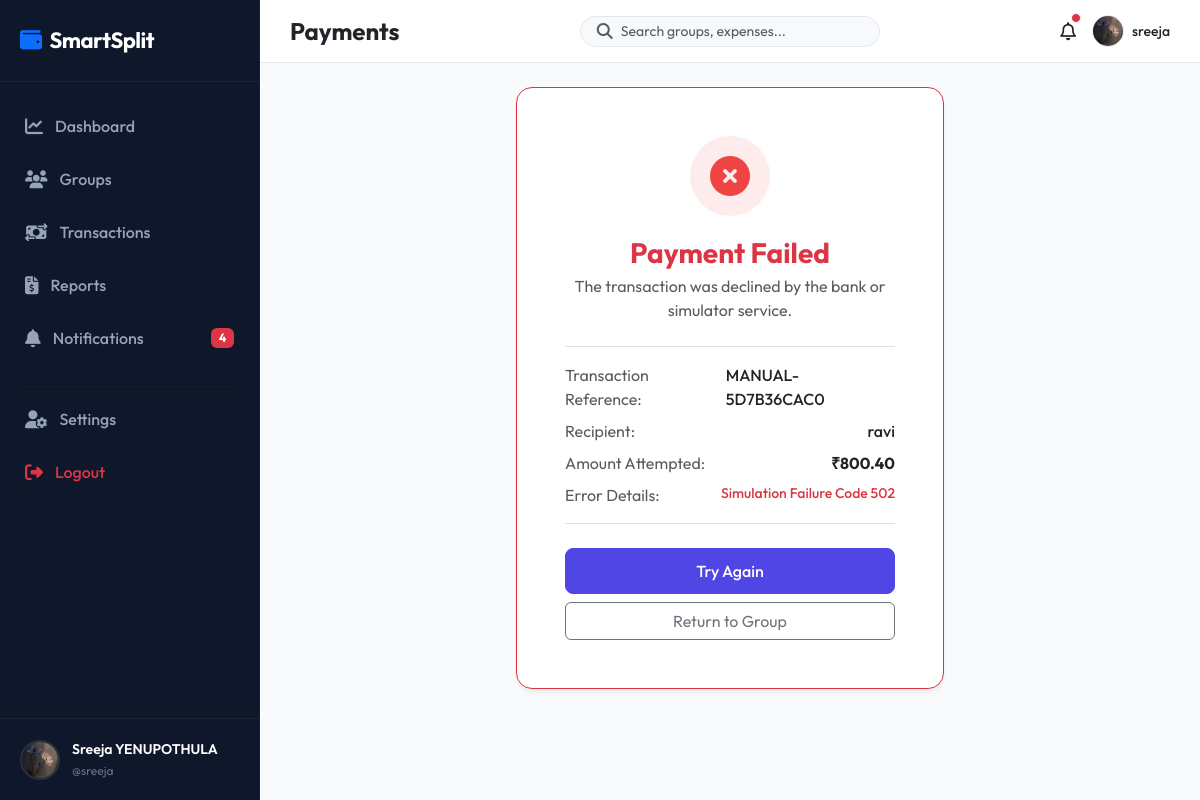
Screenshot of /payments/failed/4/ (signed in) with the database file from the repository.
### accounts/models.py (models this page shows, shortened)
class Profile(models.Model):
    user = models.OneToOneField(User, on_delete=models.CASCADE, related_name='profile')
    profile_picture = models.ImageField(upload_to='profiles/', default='profiles/default.png', blank=True)
    phone_number = models.CharField(max_length=15, blank=True)
    upi_id = models.CharField(max_length=50, blank=True)

### payments/models.py (models this page shows, shortened)
class Payment(models.Model):
    METHOD_CHOICES = [
        ('CASH', 'Cash'),
        ('UPI', 'UPI (Generic)'),
        ('PHONEPE', 'PhonePe'),
        ('GPAY', 'Google Pay'),
        ('PAYTM', 'Paytm'),
        ('DEBIT', 'Debit Card'),
        ('CREDIT', 'Credit Card'),
        ('BANK', 'Bank Transfer'),
    ]
    STATUS_CHOICES = [
        ('PENDING', 'Pending'),
        ('SUCCESS', 'Success'),
        ('FAILED', 'Failed'),
        ('REJECTED', 'Rejected'),
    ]
    group = models.ForeignKey(Group, on_delete=models.SET_NULL, null=True, blank=True, related_name='payments')
    amount = models.DecimalField(max_digits=10, decimal_places=2)
    paid_by = models.ForeignKey(User, on_delete=models.CASCADE, related_name='payments_sent')
    paid_to = models.ForeignKey(User, on_delete=models.CASCADE, null=True, blank=True, related_name='payments_received')
    payment_method = models.CharField(max_length=20, choices=METHOD_CHOICES, default='CASH')
    date = models.DateField(default=timezone.now)
    notes = models.TextField(blank=True)
    status = models.CharField(max_length=15, choices=STATUS_CHOICES, default='PENDING')
    transaction_id = models.CharField(max_length=100, unique=True, blank=True, null=True)
    created_at = models.DateTimeField(auto_now_add=True)

### payments/views.py (the view)
# urls.py: path('failed/<int:payment_id>/', views.payment_failed_view, name='failed'),
@login_required
def payment_failed_view(request, payment_id):
    payment = get_object_or_404(Payment, id=payment_id, paid_by=request.user)
    return render(request, 'payments/failed.html', {'payment': payment})

### notifications/context_processors.py (called while the page is built)
def unread_notifications_count(request):
    if request.user.is_authenticated:
        count = Notification.objects.filter(user=request.user, is_read=False).count()
        return {'unread_notifications_count': count}
    return {'unread_notifications_count': 0}

### templates/payments/failed.html (shortened to what this page needs)
{% extends 'base.html' %}
{% block content %}
<div class="row justify-content-center">
    <div class="col-lg-6">
        <div class="premium-card text-center p-5 bg-white border-danger">
            <div class="failed-icon-box">
                <i class="fa-solid fa-circle-xmark"></i>
            </div>
            <h3 class="fw-bold text-danger mb-1">Payment Failed</h3>
            <p class="text-muted">The transaction was declined by the bank or simulator service.</p>
            <div class="border-top border-bottom py-3 my-4 text-start">
                <div class="d-flex justify-content-between mb-2">
                    <span class="text-muted">Transaction Reference:</span>
                    <span class="fw-medium text-dark">{{ payment.transaction_id }}</span>
                </div>
                <div class="d-flex justify-content-between mb-2">
                    <span class="text-muted">Recipient:</span>
                    <span class="fw-medium text-dark">{{ payment.paid_to.username }}</span>
                </div>
                <div class="d-flex justify-content-between mb-2">
                    <span class="text-muted">Amount Attempted:</span>
                    <span class="fw-bold text-dark">₹{{ payment.amount }}</span>
                </div>
                <div class="d-flex justify-content-between">
                    <span class="text-muted">Error Details:</span>
                    <span class="text-danger small fw-medium">Simulation Failure Code 502</span>
                </div>
            </div>
            <div class="d-grid gap-2">
                <a href="{% url 'payments:checkout' payment.group.id payment.paid_to.id %}?amount={{ payment.amount }}" class="btn btn-primary">Try Again</a>
                <a href="{% url 'groups:detail' payment.group.id %}" class="btn btn-outline-secondary">Return to Group</a>
            </div>
        </div>
    </div>
</div>
{% endblock %}

### templates/includes/sidebar.html
{% load static %}
<div class="sidebar" id="sidebar">
    <div class="sidebar-logo">
        <i class="fa-solid fa-wallet text-primary me-2"></i>SmartSplit
    </div>
    <ul class="sidebar-menu">
        <li class="sidebar-item">
            <a href="{% url 'dashboard:home' %}" class="sidebar-link {% if request.resolver_match.app_name == 'dashboard' %}active{% endif %}">
                <i class="fa-solid fa-chart-line"></i>Dashboard
            </a>
        </li>
        <li class="sidebar-item">
            <a href="{% url 'groups:list' %}" class="sidebar-link {% if request.resolver_match.app_name == 'groups' %}active{% endif %}">
                <i class="fa-solid fa-users"></i>Groups
            </a>
        </li>
        <li class="sidebar-item">
            <a href="{% url 'payments:history' %}" class="sidebar-link {% if request.resolver_match.app_name == 'payments' and request.resolver_match.url_name == 'history' %}active{% endif %}">
                <i class="fa-solid fa-money-bill-transfer"></i>Transactions
            </a>
        </li>
        <li class="sidebar-item">
            <a href="{% url 'reports:index' %}" class="sidebar-link {% if request.resolver_match.app_name == 'reports' %}active{% endif %}">
                <i class="fa-solid fa-file-invoice-dollar"></i>Reports
            </a>
        </li>
        <li class="sidebar-item">
            <a href="{% url 'notifications:list' %}" class="sidebar-link {% if request.resolver_match.app_name == 'notifications' %}active{% endif %}">
                <i class="fa-solid fa-bell"></i>Notifications
                {% if unread_notifications_count > 0 %}
                    <span class="badge bg-danger ms-auto">{{ unread_notifications_count }}</span>
                {% endif %}
            </a>
        </li>
        <li class="sidebar-item mt-4">
            <hr style="border-color: rgba(255,255,255,0.08); margin: 0 10px;">
        </li>
        <li class="sidebar-item mt-2">
            <a href="{% url 'accounts:profile' %}" class="sidebar-link {% if request.resolver_match.app_name == 'accounts' %}active{% endif %}">
                <i class="fa-solid fa-user-gear"></i>Settings
            </a>
        </li>
        <li class="sidebar-item">
            <a href="{% url 'accounts:logout' %}" class="sidebar-link text-danger">
                <i class="fa-solid fa-right-from-bracket"></i>Logout
            </a>
        </li>
    </ul>
    <div class="sidebar-user">
        {% if user.profile.profile_picture %}
            <img src="{{ user.profile.profile_picture.url }}" alt="{{ user.username }}" class="sidebar-user-img">
        {% else %}
            <img src="{% static 'images/default_user.png' %}" alt="{{ user.username }}" class="sidebar-user-img">
        {% endif %}
        <div class="sidebar-user-info">
            <div class="sidebar-username">{{ user.first_name }} {{ user.last_name }}</div>
            <div class="sidebar-user-role">@{{ user.username }}</div>
        </div>
    </div>
</div>

### templates/includes/navbar.html (shortened to what this page needs)
{% load static %}
<nav class="top-navbar">
    <div class="d-flex align-items-center">
        <h4 class="fw-bold mb-0 text-dark">
            {% block page_title %}
                {% if request.resolver_match.app_name == 'dashboard' %}Dashboard
                {% elif request.resolver_match.app_name == 'groups' %}Groups
                {% elif request.resolver_match.app_name == 'expenses' %}Expenses
                {% elif request.resolver_match.app_name == 'payments' %}Payments
                {% elif request.resolver_match.app_name == 'settlements' %}Settlements
                {% elif request.resolver_match.app_name == 'reports' %}Reports
                {% elif request.resolver_match.app_name == 'notifications' %}Notifications
                {% elif request.resolver_match.app_name == 'accounts' %}Account Settings
                {% else %}SmartSplit
                {% endif %}
            {% endblock %}
        </h4>
    </div>
    <form action="{% url 'dashboard:home' %}" method="GET" class="d-none d-md-flex align-items-center bg-light rounded-pill px-3 py-1" style="width: 300px; border: 1px solid var(--border-color);">
        <i class="fa-solid fa-magnifying-glass text-muted me-2"></i>
        <input type="text" name="q" placeholder="Search groups, expenses..." class="form-control border-0 bg-transparent p-0" style="box-shadow: none; font-size: 14px;" value="{{ search_query|default:'' }}">
    </form>
    <div class="d-flex align-items-center gap-3">
        <a href="{% url 'notifications:list' %}" class="position-relative text-dark" style="font-size: 18px;">
            <i class="fa-regular fa-bell"></i>
            {% if unread_notifications_count > 0 %}
                <span class="position-absolute top-0 start-100 translate-middle p-1 bg-danger border border-light rounded-circle">
                </span>
            {% endif %}
        </a>
        <a href="{% url 'accounts:profile' %}" class="text-decoration-none d-flex align-items-center gap-2">
            {% if user.profile.profile_picture %}
                <img src="{{ user.profile.profile_picture.url }}" alt="{{ user.username }}" style="width: 32px; height: 32px; border-radius: 50%; object-fit: cover; border: 1px solid var(--border-color);">
            {% else %}
                <img src="{% static 'images/default_user.png' %}" alt="{{ user.username }}" style="width: 32px; height: 32px; border-radius: 50%; object-fit: cover; border: 1px solid var(--border-color);">
            {% endif %}
            <span class="d-none d-lg-inline text-dark fw-medium" style="font-size: 14px;">{{ user.username }}</span>
        </a>
    </div>
</nav>

### static/css/style.css (style rules this page uses)
:root { --primary: #4F46E5; --primary-hover: #4338CA; --primary-light: #EEF2F6; --secondary: #0EA5E9; --dark-bg: #0B0F19; --sidebar-bg: #0F172A; --card-bg: #FFFFFF; --text-primary: #1E293B; --text-secondary: #64748B; --border-color: #E2E8F0; --success: #10B981; --danger: #EF4444; --warning: #F59E0B; --gray-bg: #F8FAFC; }
body { font-family: 'Outfit', sans-serif; background-color: var(--gray-bg); color: var(--text-primary); margin: 0; padding: 0; overflow-x: hidden; }
.sidebar { width: 260px; height: 100vh; background-color: var(--sidebar-bg); position: fixed; top: 0; left: 0; z-index: 1000; transition: all 0.3s ease; border-right: 1px solid rgba(255, 255, 255, 0.05); display: flex; flex-direction: column; }
.sidebar-logo { padding: 24px 20px; font-weight: 700; font-size: 22px; color: #FFFFFF; letter-spacing: -0.5px; border-bottom: 1px solid rgba(255, 255, 255, 0.05); }
.sidebar-menu { list-style: none; padding: 20px 10px; margin: 0; flex-grow: 1; }
.sidebar-item { margin-bottom: 5px; }
.sidebar-link { display: flex; align-items: center; padding: 12px 15px; color: #94A3B8; text-decoration: none; font-weight: 500; border-radius: 8px; transition: all 0.2s ease; }
.sidebar-link i { margin-right: 12px; font-size: 18px; }
.sidebar-user { padding: 20px; border-top: 1px solid rgba(255, 255, 255, 0.05); display: flex; align-items: center; }
.sidebar-user-img { width: 40px; height: 40px; border-radius: 50%; object-fit: cover; margin-right: 12px; border: 2px solid rgba(255, 255, 255, 0.1); }
.sidebar-user-info { flex-grow: 1; }
.sidebar-username { color: #FFFFFF; font-weight: 600; font-size: 14px; margin-bottom: 2px; white-space: nowrap; overflow: hidden; text-overflow: ellipsis; }
.sidebar-user-role { color: #64748B; font-size: 12px; }
.top-navbar { background-color: #FFFFFF; border-bottom: 1px solid var(--border-color); padding: 15px 30px; display: flex; justify-content: space-between; align-items: center; position: sticky; top: 0; z-index: 999; }
.premium-card { background: var(--card-bg); border: 1px solid var(--border-color); border-radius: 16px; box-shadow: 0 4px 6px -1px rgba(0, 0, 0, 0.05), 0 2px 4px -1px rgba(0, 0, 0, 0.03); transition: transform 0.2s ease, box-shadow 0.2s ease; overflow: hidden; }
.form-control, .form-select { padding: 10px 15px; border-radius: 8px; border: 1px solid var(--border-color); background-color: #FFFFFF; transition: all 0.2s ease; }
.btn-primary { background-color: var(--primary); border-color: var(--primary); padding: 10px 20px; font-weight: 500; border-radius: 8px; transition: all 0.2s ease; }
.failed-icon-box { width: 80px; height: 80px; border-radius: 50%; background-color: rgba(239, 68, 68, 0.1); color: var(--danger); font-size: 40px; display: flex; align-items: center; justify-content: center; margin: 0 auto 20px; }

### rows the page displays
Payment: transaction_id "MANUAL-5D7B36CAC0", paid_to.username "ravi", amount "800.40"

### other values shown
{{ unread_notifications_count }} "4"
{{ user.first_name }} "Sreeja"
{{ user.last_name }} "YENUPOTHULA"
{{ user.username }} "sreeja"
